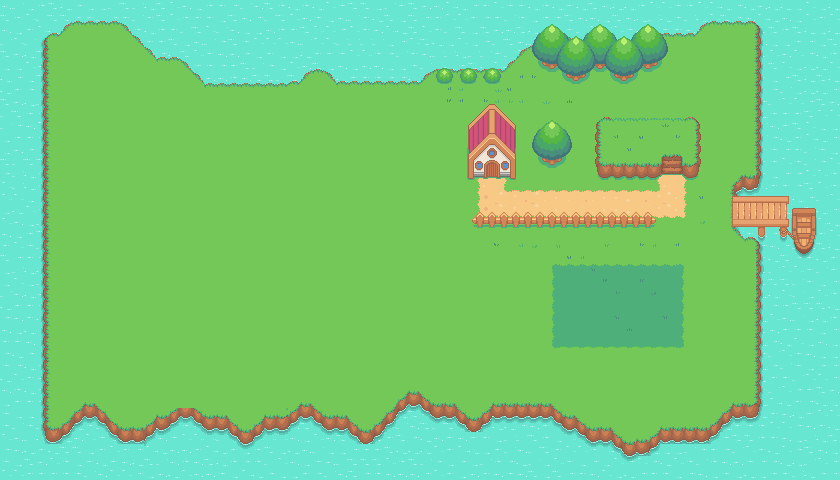

This game map was drawn from its Tiled (.tmx) file and the tilesets committed beside it. A one-line description and the trimmed map source follow:
An orthogonal 70x40 tile map with 12x12 px tiles, 12 tile layers (Water, Land, Battle Patch, Path, ...), 1 hidden layer not drawn, 2 tilesets.

<map version="1.10" tiledversion="1.11.0" orientation="orthogonal" renderorder="right-down" width="70" height="40" tilewidth="12" tileheight="12" infinite="0" nextlayerid="19" nextobjectid="1">
 <tileset firstgid="1" source="PokeJs.tsx" />
 <tileset firstgid="1025" source="Collisions.tsx" />
 <layer id="12" name="Water" width="70" height="40" locked="1">
  <data>[2800 cells, 2800 non-empty, 9 distinct tile ids]</data>
 </layer>
 <layer id="13" name="Land" width="70" height="40" locked="1">
  <data>[2800 cells, 2054 non-empty, 118 distinct tile ids]</data>
 </layer>
 <layer id="7" name="Battle Patch" width="70" height="40" locked="1">
  <data>[2800 cells, 77 non-empty, 9 distinct tile ids]</data>
 </layer>
 <layer id="6" name="Path" width="70" height="40" locked="1">
  <data>[2800 cells, 84 non-empty, 17 distinct tile ids]</data>
 </layer>
 <layer id="8" name="Fences" width="70" height="40" locked="1">
  <data>[2800 cells, 32 non-empty, 8 distinct tile ids]</data>
 </layer>
 <layer id="3" name="Plateau" width="70" height="40" locked="1">
  <data>[2800 cells, 62 non-empty, 38 distinct tile ids]</data>
 </layer>
 <layer id="11" name="Grass" width="70" height="40" locked="1">
  <data>[2800 cells, 73 non-empty, 33 distinct tile ids]</data>
 </layer>
 <layer id="14" name="Boat" width="70" height="40" locked="1">
  <data>[2800 cells, 48 non-empty, 48 distinct tile ids]</data>
 </layer>
 <layer id="4" name="House" width="70" height="40" locked="1">
  <data>[2800 cells, 35 non-empty, 35 distinct tile ids]</data>
 </layer>
 <layer id="5" name="Trees" width="70" height="40" locked="1">
  <data>[2800 cells, 76 non-empty, 20 distinct tile ids]</data>
 </layer>
 <layer id="9" name="Trees1" width="70" height="40" locked="1">
  <data>[2800 cells, 32 non-empty, 16 distinct tile ids]</data>
 </layer>
 <layer id="17" name="Collisions" width="70" height="40" visible="0" locked="1" opacity="0.67">
  <data>[2800 cells, 263 non-empty, 1 distinct tile ids]</data>
 </layer>
 <layer id="18" name="Forground Objects" width="70" height="40">
  <data>[2800 cells, 24 non-empty, 12 distinct tile ids]</data>
 </layer>
</map>
